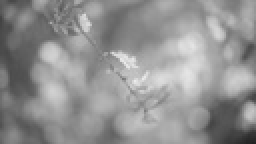
%> input picture Histogram Equalization/original_image.jpg, 128 x 72 px, shrunk from 625 x 351 before the run (shown 2 times larger)
$ octave HistEq.m   (GNU Octave 9; MATLAB toolbox functions it lacks are replaced by stand-ins)
%> lines starting %> are read from the running program, lines starting %| are printed output that depends on the picture
M = imread('original_image.jpg');
%> M is the input picture: size 72x128x3 uint8; min 33, max 236, mean 146
J = rgb2gray(M);

n = 0:255;

imshow(J);
title('Original image');

figure
bar(n, ImageHistogram(J));
%> after the loop in ImageHistogram, `for i = 1:256`: frequency = 256 values, max 133 at index 159, min 0 at index 1, mean 36
title('Histogram of original image');
xlim([0 255]);
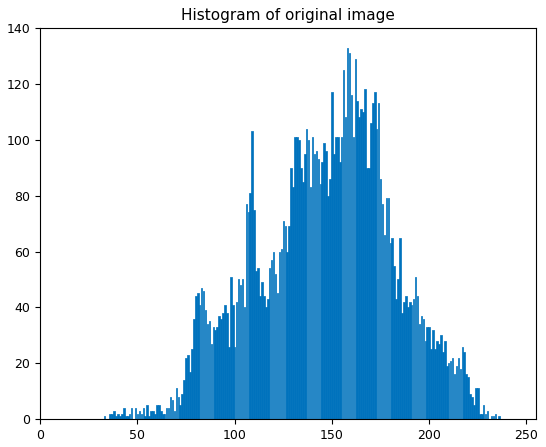
%> figure redrawn from the program's plot data; tallest bar 133 high, from x = 157.6 to 158.4

figure
imshow(HistogramEqualization(uint8(J)));
title('Processed image');

figure
bar(n, ImageHistogram(HistogramEqualization(uint8(J))));
title('Histogram of processed image');
xlim([0 255]);

function frequency = ImageHistogram(img)

    [r, c] = size(img);
    frequency = zeros(256,1);
    count = 0;

    for i = 1:256
        for j = 1:r
            for k = 1:c
                if img(j,k) == i - 1
                    count = count + 1;
                end
            end
        end

    frequency(i) = count;
    count = 0;

    end

end

function finalOutput = HistogramEqualization(img)

    [r,c] = size(img);
    finalOutput = uint8(zeros(r,c));
    pixels = r*c;
%> pixels = 9216
    frequency = zeros(256,1);
    pdf = zeros(256,1);
    cdf = zeros(256,1);
    cumulative = zeros(256,1);
    output = zeros(256,1);

    for i = 1:r
        for j = 1:c
            val = img(i,j);
            frequency(val+1) = frequency(val+1) + 1;
            pdf(val+1) = frequency(val+1)/pixels;
        end
    end
%> after the loop, pdf = 256 values, max 0.0144 at index 159, min 0 at index 1, mean 0.00391

    sum = 0;
    intensityLevel = 255;

    for i = 1:size(pdf)
        sum = sum + frequency(i);
        cumulative(i) = sum;
        cdf(i) = cumulative(i)/pixels;
        output(i) = round(cdf(i) * intensityLevel);
    end
%> this loop made 256 passes
%> sum on passes 1 to 3: 0, 0, 0
%> after the loop, cdf = 256 values from 0 to 1; cumulative = 256 values from 0 to 9216; output = 256 values from 0 to 255; sum = 9216

    for i = 1:r
        for j = 1:c
            finalOutput(i,j) = output(img(i,j) + 1);
        end
    end
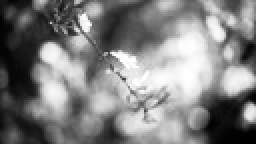
%> finalOutput: size 72x128 uint8 (shown 2 times larger); min 0, max 255, mean 128.6
%> the loop in HistogramEqualization (call 2), `for i = 1:size(pdf)` made 256 passes
%> `xlim([0 255]);`:
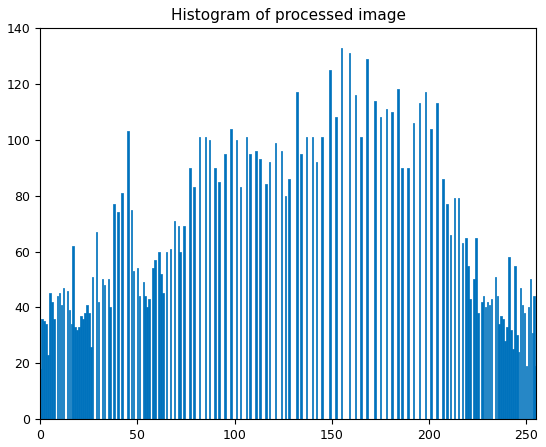
%> figure redrawn from the program's plot data; tallest bar 133 high, from x = 154.6 to 155.4

end
